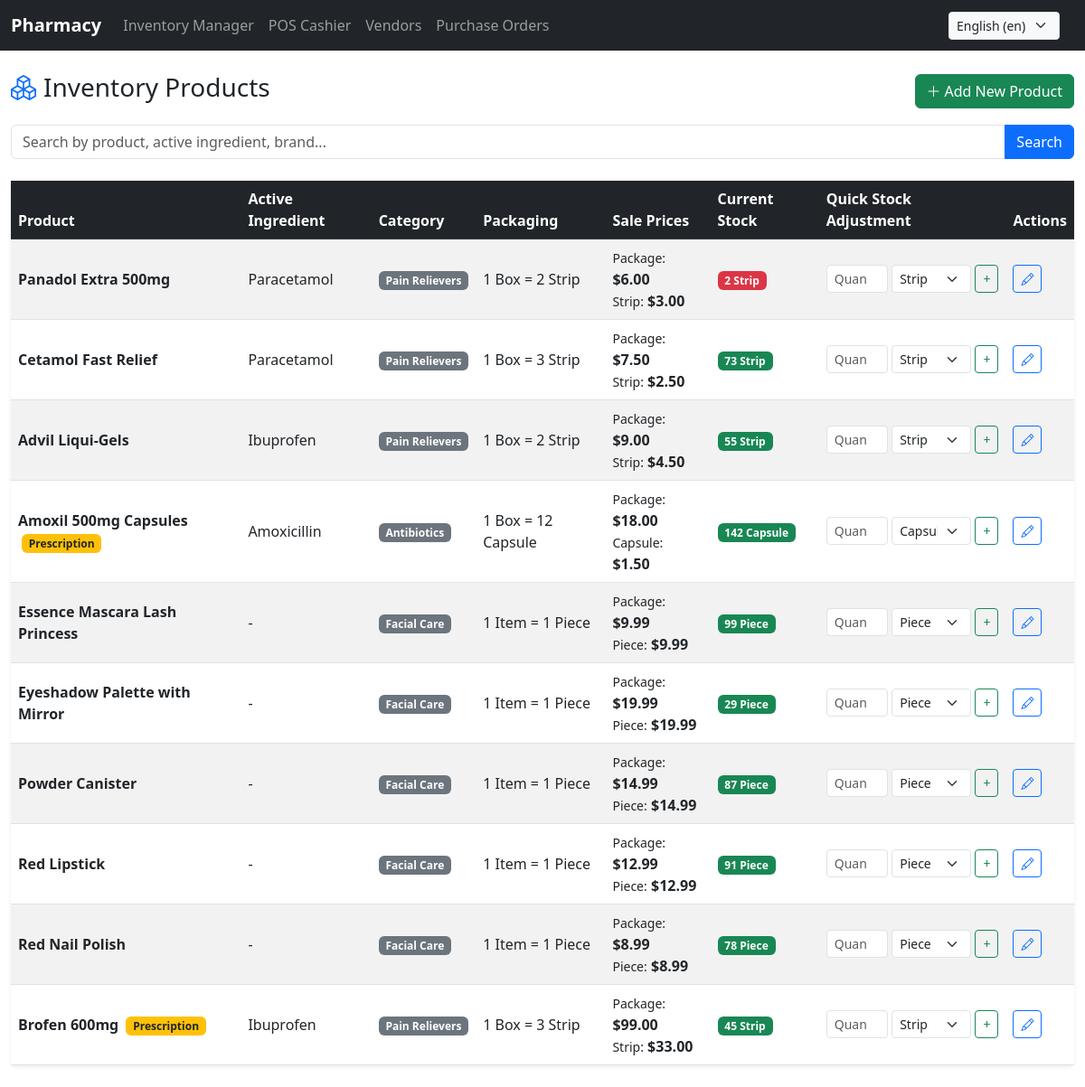
Screenshot of /erp/inventory/ (signed in) with the database file from the repository.
### pharmacy/models.py (models this page shows, shortened)
class Product(models.Model):
    name = models.CharField(max_length=200)
    brand = models.CharField(max_length=100, blank=True, null=True)
    category = models.ForeignKey(Category, on_delete=models.SET_NULL, null=True, related_name="products")
    active_ingredient = models.ForeignKey(
        ActiveIngredient, on_delete=models.SET_NULL, null=True, blank=True, related_name="products"
    )
    description = models.TextField(blank=True, null=True)
    package_unit = models.CharField(max_length=50, default="Box", help_text="e.g. Box, Bottle")
    sub_unit = models.CharField(max_length=50, default="Strip", help_text="e.g. Strip, Tablet, Ampoule")
    units_per_package = models.PositiveIntegerField(default=1)
    package_price = models.DecimalField(max_digits=10, decimal_places=2, validators=[MinValueValidator(0)])
    sub_unit_price = models.DecimalField(max_digits=10, decimal_places=2, validators=[MinValueValidator(0)])
    stock_in_sub_units = models.PositiveIntegerField(default=0)
    requires_prescription = models.BooleanField(default=False)
    is_visible_in_catalog = models.BooleanField(default=True)
    is_deleted = models.BooleanField(default=False)
    image_url = models.URLField(max_length=500, blank=True, null=True)
    created_at = models.DateTimeField(auto_now_add=True)
    updated_at = models.DateTimeField(auto_now=True)

class ActiveIngredient(models.Model):
    name = models.CharField(max_length=150, unique=True)
    description = models.TextField(blank=True, null=True)

class Category(models.Model):
    name = models.CharField(max_length=100)
    parent = models.ForeignKey(
        'self', on_delete=models.CASCADE, null=True, blank=True, related_name='subcategories'
    )
    description = models.TextField(blank=True, null=True)
    class Meta:
        verbose_name_plural = "Categories"

### pharmacy/views.py (the view)
# urls.py: path('erp/inventory/', views.erp_inventory_list, name='erp_inventory'),
@employee_required
def erp_inventory_list(request):
    search_query = request.GET.get('q', '')
    products = Product.objects.all().select_related('category', 'active_ingredient')
    if search_query:
        products = products.filter(
            Q(name__icontains=search_query) |
            Q(brand__icontains=search_query) |
            Q(active_ingredient__name__icontains=search_query)
        )
    return render(request, 'pharmacy/erp/inventory_list.html', {
        'products': products,
        'search_query': search_query
    })

### pharmacy/models.py (called while the page is built)
    def is_employee_or_admin(self):
        return self.role in [self.Role.EMPLOYEE, self.Role.ADMIN] or self.is_superuser

### pharmacy/templates/pharmacy/erp/inventory_list.html (shortened to what this page needs)
{% extends "pharmacy/layout.html" %}
{% load i18n %}
{% block body %}
<div class="container-fluid my-4">
    <div class="d-flex justify-content-between align-items-center mb-3">
        <h3><i class="bi bi-boxes text-primary me-2"></i>{% trans "Inventory Products" %}</h3>
        <a href="{% url 'erp_product_create' %}" class="btn btn-success"><i class="bi bi-plus-lg me-1"></i>{% trans "Add New Product" %}</a>
    </div>
    <form method="GET" class="mb-4">
        <div class="input-group">
            <input type="text" name="q" class="form-control" placeholder="{% trans 'Search by product, active ingredient, brand...' %}" value="{{ search_query }}">
            <button class="btn btn-primary" type="submit">{% trans "Search" %}</button>
        </div>
    </form>
    <div class="card shadow-sm border-0">
        <div class="card-body p-0">
            <div class="table-responsive">
                <table class="table table-striped table-hover align-middle mb-0">
                    <thead class="table-dark">
                        <tr>
                            <th>{% trans "Product" %}</th>
                            <th>{% trans "Active Ingredient" %}</th>
                            <th>{% trans "Category" %}</th>
                            <th>{% trans "Packaging" %}</th>
                            <th>{% trans "Sale Prices" %}</th>
                            <th>{% trans "Current Stock" %}</th>
                            <th>{% trans "Quick Stock Adjustment" %}</th>
                            <th>{% trans "Actions" %}</th>
                        </tr>
                    </thead>
                    <tbody>
                        {% for p in products %}
                        <tr>
                            <td>
                                <strong>{{ p.name }}</strong>
                                {% if p.requires_prescription %}<span class="badge bg-warning text-dark ms-1">{% trans "Prescription" %}</span>{% endif %}
                            </td>
                            <td>{{ p.active_ingredient.name|default:"-" }}</td>
                            <td><span class="badge bg-secondary">{{ p.category.name }}</span></td>
                            <td>1 {{ p.package_unit }} = {{ p.units_per_package }} {{ p.sub_unit }}</td>
                            <td>
                                <div><small>{% trans "Package" %}:</small> <strong>${{ p.package_price }}</strong></div>
                                <div><small>{{ p.sub_unit }}:</small> <strong>${{ p.sub_unit_price }}</strong></div>
                            </td>
                            <td>
                                {% if p.stock_in_sub_units <= 20 %}
                                    <span class="badge bg-danger">{{ p.stock_in_sub_units }} {{ p.sub_unit }}</span>
                                {% else %}
                                    <span class="badge bg-success">{{ p.stock_in_sub_units }} {{ p.sub_unit }}</span>
                                {% endif %}
                            </td>
                            <td>
                                <form method="POST" action="{% url 'erp_stock_adjust' p.id %}" class="d-flex gap-1" style="max-width: 220px;">
                                    <input type="number" name="amount" class="form-control form-control-sm" placeholder="{% trans 'Quantity' %}" required>
                                    <select name="unit_type" class="form-select form-select-sm">
                                        <option value="sub_unit">{{ p.sub_unit }}</option>
                                    </select>
                                    <button type="submit" class="btn btn-sm btn-outline-success">+</button>
                                </form>
                            </td>
                            <td>
                                <a href="{% url 'erp_product_edit' p.id %}" class="btn btn-sm btn-outline-primary"><i class="bi bi-pencil"></i></a>
                            </td>
                        </tr>
                        {% empty %}
                        <tr>
                            <td colspan="8" class="text-center py-4 text-muted">{% trans "No products match your search." %}</td>
                        </tr>
                        {% endfor %}
                    </tbody>
                </table>
            </div>
        </div>
    </div>
</div>
{% endblock %}

### pharmacy/static/pharmacy/styles.css (style rules this page uses)
html, body { margin: 0; padding: 0; width: 100%; overflow-x: hidden; }
*, *::before, *::after { box-sizing: border-box; }

### rows the page displays
Product: name "Panadol Extra 500mg", active_ingredient.name "Paracetamol", category.name "Pain Relievers", package_unit "Box", units_per_package "2", sub_unit "Strip", package_price "6.00", sub_unit_price "3.00", stock_in_sub_units "2", unit_type "Strip"
Product: name "Cetamol Fast Relief", active_ingredient.name "Paracetamol", category.name "Pain Relievers", package_unit "Box", units_per_package "3", sub_unit "Strip", package_price "7.50", sub_unit_price "2.50", stock_in_sub_units "73", unit_type "Strip"
Product: name "Advil Liqui-Gels", active_ingredient.name "Ibuprofen", category.name "Pain Relievers", package_unit "Box", units_per_package "2", sub_unit "Strip", package_price "9.00", sub_unit_price "4.50", stock_in_sub_units "55", unit_type "Strip"
Product: name "Amoxil 500mg Capsules", active_ingredient.name "Amoxicillin", category.name "Antibiotics", package_unit "Box", units_per_package "12", sub_unit "Capsule", package_price "18.00", sub_unit_price "1.50", stock_in_sub_units "142", unit_type "Capsule"
Product: name "Essence Mascara Lash Princess", active_ingredient.name "-", category.name "Facial Care", package_unit "Item", units_per_package "1", sub_unit "Piece", package_price "9.99", sub_unit_price "9.99", stock_in_sub_units "99", unit_type "Piece"
Product: name "Eyeshadow Palette with Mirror", active_ingredient.name "-", category.name "Facial Care", package_unit "Item", units_per_package "1", sub_unit "Piece", package_price "19.99", sub_unit_price "19.99", stock_in_sub_units "29", unit_type "Piece"
Product: name "Powder Canister", active_ingredient.name "-", category.name "Facial Care", package_unit "Item", units_per_package "1", sub_unit "Piece", package_price "14.99", sub_unit_price "14.99", stock_in_sub_units "87", unit_type "Piece"
Product: name "Red Lipstick", active_ingredient.name "-", category.name "Facial Care", package_unit "Item", units_per_package "1", sub_unit "Piece", package_price "12.99", sub_unit_price "12.99", stock_in_sub_units "91", unit_type "Piece"
Product: name "Red Nail Polish", active_ingredient.name "-", category.name "Facial Care", package_unit "Item", units_per_package "1", sub_unit "Piece", package_price "8.99", sub_unit_price "8.99", stock_in_sub_units "78", unit_type "Piece"
Product: name "Brofen 600mg", active_ingredient.name "Ibuprofen", category.name "Pain Relievers", package_unit "Box", units_per_package "3", sub_unit "Strip", package_price "99.00", sub_unit_price "33.00", stock_in_sub_units "45", unit_type "Strip"

### other values shown
form field language "English (en)"
